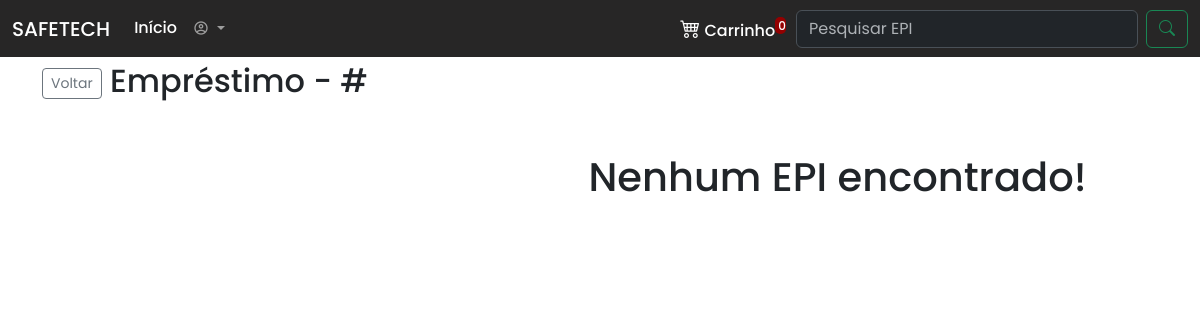
/visualizarAluguel.php, run on an earlier commit of the app's database.
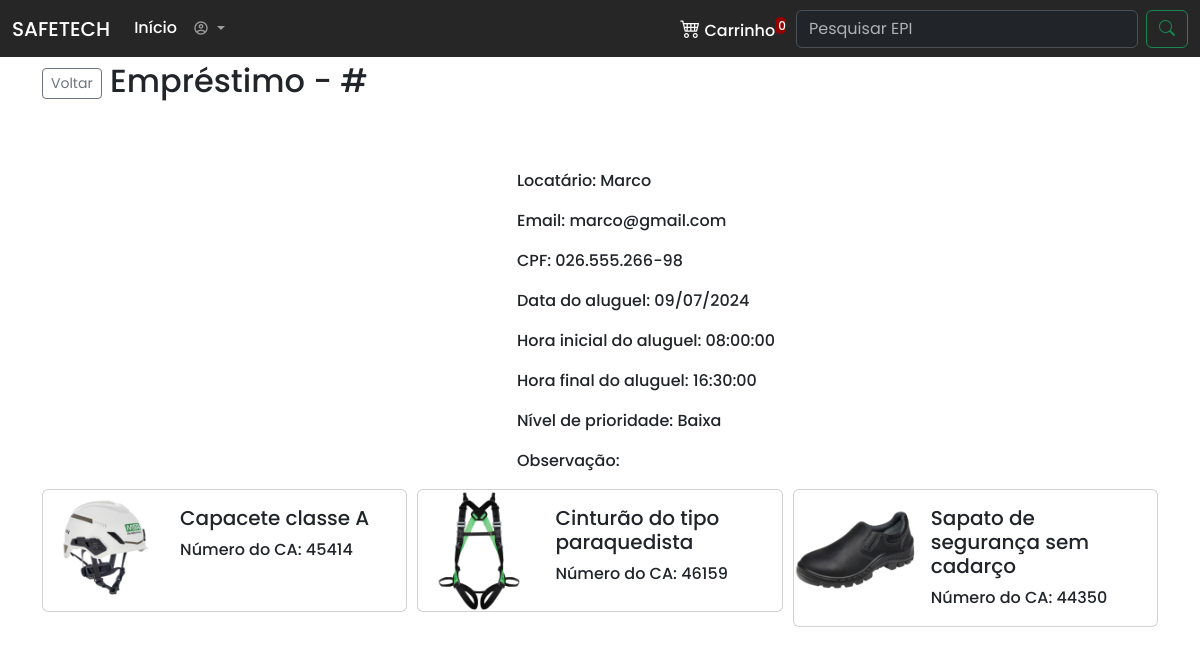
And on a later commit of the database.
### tables this page shows
CREATE TABLE `usuario` (
  `idusuario` int(10) unsigned NOT NULL AUTO_INCREMENT,
  `nomeUsuario` varchar(75) DEFAULT NULL,
  `sobrenome` varchar(120) DEFAULT NULL,
  `cpf` varchar(15) DEFAULT NULL,
  `nascimento` date DEFAULT NULL,
  `matricula` varchar(30) DEFAULT NULL,
  `cargo` varchar(50) DEFAULT NULL,
  `email` varchar(140) DEFAULT NULL,
  `senha` varchar(245) DEFAULT NULL,
  `cadastro` datetime DEFAULT NULL,
  `alteracao` timestamp NOT NULL DEFAULT current_timestamp() ON UPDATE current_timestamp(),
  `ativo` char(1) DEFAULT 'A',
  PRIMARY KEY (`idusuario`),
  UNIQUE KEY `idusuario` (`idusuario`)
);

CREATE TABLE `aluguel` (
  `idaluguel` int(10) unsigned NOT NULL AUTO_INCREMENT,
  `idusuario` int(10) unsigned NOT NULL DEFAULT 0,
  `dataAluguel` date DEFAULT NULL,
  `horaInicial` time NOT NULL DEFAULT '00:00:00',
  `horaFim` time NOT NULL DEFAULT '00:00:00',
  `codigoAluguel` varchar(20) NOT NULL DEFAULT '',
  `devolvido` char(1) NOT NULL DEFAULT '',
  `prioridade` varchar(15) NOT NULL DEFAULT '',
  `observacao` varchar(400) DEFAULT NULL,
  `cadastro` datetime NOT NULL,
  `alteracao` timestamp NOT NULL DEFAULT current_timestamp() ON UPDATE current_timestamp(),
  `ativo` char(1) NOT NULL DEFAULT 'A',
  PRIMARY KEY (`idaluguel`,`idusuario`),
  UNIQUE KEY `idaluguel` (`idaluguel`),
  KEY `FK_aluguel_usuario` (`idusuario`),
  CONSTRAINT `FK_aluguel_usuario` FOREIGN KEY (`idusuario`) REFERENCES `usuario` (`idusuario`) ON DELETE CASCADE ON UPDATE CASCADE
);

CREATE TABLE `epi` (
  `idepi` int(10) unsigned NOT NULL AUTO_INCREMENT,
  `nomeEpi` varchar(120) DEFAULT NULL,
  `certificado` varchar(10) DEFAULT NULL,
  `foto` varchar(245) DEFAULT NULL,
  `cadastro` datetime DEFAULT NULL,
  `alteracao` timestamp NOT NULL DEFAULT current_timestamp() ON UPDATE current_timestamp(),
  `ativo` char(1) DEFAULT 'A',
  PRIMARY KEY (`idepi`),
  UNIQUE KEY `idepi` (`idepi`)
);

### func/funcoes.php (called while the page is built, shortened)
<?php
function executaQuery($query)
{
    $conn = conectar();
    try {
        $conn->beginTransaction();
        $sqlListaTabelas = $conn->prepare("$query");
        $sqlListaTabelas->execute();
        $conn->commit();
        if ($sqlListaTabelas->rowCount() > 0) {
            return $sqlListaTabelas->fetchAll(PDO::FETCH_OBJ);
        }
        return 'vazio';
    } catch (PDOException $e) {
        echo 'Exception -> ';
        return ($e->getMessage());
        $conn->rollback();
    }
}

### visualizarAluguel.php (the view, shortened to what this page needs)
<?php
include_once('./func/funcoes.php');
$codigoAluguel = filter_input(INPUT_POST, 'idCodAluguel', FILTER_SANITIZE_STRING);
?>
<!doctype html>
<html lang="pt-br">
<head>
    <link href="https://cdn.jsdelivr.net/npm/bootstrap@5.3.3/dist/css/bootstrap.min.css" rel="stylesheet"
>
    <link rel="stylesheet" type="text/css"
          href="https://cdnjs.cloudflare.com/ajax/libs/MaterialDesign-Webfont/7.0.96/css/materialdesignicons.min.css">
    <link rel="stylesheet" href="https://cdn.jsdelivr.net/npm/bootstrap-icons@1.11.3/font/bootstrap-icons.min.css">
    <link rel="stylesheet" type="text/css" href="https://cdn.jsdelivr.net/npm/toastify-js/src/toastify.min.css">
    <link rel="stylesheet" href="https://cdnjs.cloudflare.com/ajax/libs/OwlCarousel2/2.3.4/assets/owl.carousel.min.css">
    <link rel="stylesheet" href="https://cdnjs.cloudflare.com/ajax/libs/OwlCarousel2/2.3.4/assets/owl.theme.default.min.css">
    <link rel="stylesheet" href="./css/style.css">
</head>
<body>
<?php include_once('navbar.php') ?>
<div class="container">
    <div class="row">
        <div class="col-lg-12 fs-2">
            <a href="aluguel.php" class="btn btn-sm btn-outline-secondary">Voltar</a>
            Empréstimo - #<?php echo $codigoAluguel ?>
        </div>
    </div>
    <div class="row mt-5">
        <div class="col-lg-5 col-12 text-center">
        </div>
        <div class="col-lg-7 col-12">
            <?php
            $tabelaAluguel = executaQuery("SELECT * FROM aluguel a INNER JOIN usuario u ON a.idusuario = u.idusuario INNER JOIN produtoAluguel pa ON a.codigoAluguel = pa.codAluguel INNER JOIN epi e ON e.idepi = pa.idepi");
            if ($tabelaAluguel !== 'vazio') {
                foreach ($tabelaAluguel as $item) {
                    $locatario = $item->nomeUsuario;
                    $email = $item->email;
                    $cpf = $item->cpf;
                    $dataAluguel = $item->dataAluguel;
                    $horaInicial = $item->horaInicial;
                    $horaFinal = $item->horaFim;
                    $prioridade = $item->prioridade;
                    $observacao = $item->observacao;
                    $dataAluguel = implode("/", array_reverse(explode("-", $dataAluguel)));
                    if ($prioridade == 'ALTA') {
                        $prioridade = 'Alta';
                    } else if ($prioridade == 'MEDIA') {
                        $prioridade = 'Média';
                    } else {
                        $prioridade = 'Baixa';
                    }
                }
                ?>
                <p class="mt-3">Locatário: <?php echo $locatario ?></p>
                <p>Email: <?php echo $email ?></p>
                <p>CPF: <?php echo $cpf ?></p>
                <p>Data do aluguel: <?php echo $dataAluguel ?></p>
                <p>Hora inicial do aluguel: <?php echo $horaInicial ?></p>
                <p>Hora final do aluguel: <?php echo $horaFinal ?></p>
                <p>Nível de prioridade: <?php echo $prioridade ?></p>
                <p>Observação: <?php echo $observacao ?></p>
                <?php
            } else {
                ?>
                <div class="text-center">
                    <h1>Nenhum EPI encontrado!</h1>
                </div>
                <?php
            }
            ?>
        </div>
    </div>
    <div class="row">
        <div class="col-lg-12 col-12">
            <div class="owl-carousel owl-theme">
                <?php
                if ($tabelaAluguel !== 'Vazio') {
                    foreach ($tabelaAluguel as $item) {
                        $nomeEpi = $item->nomeEpi;
                        $codEpi = $item->certificado;
                        $foto = $item->foto;
                        ?>
                        <div class="item d-flex justify-content-center align-items-center">
                            <div class="card mb-3 item cardCarrosselVisualizarAluguel">
                                <div class="row g-0">
                                    <div class="col-lg-4">
                                        <img src="./img/produtos/<?php echo $foto ?>" class="img-fluid rounded-start"
                                             alt="foto do epi: <?php echo $nomeEpi ?>">
                                    </div>
                                    <div class="col-lg-8">
                                        <div class="card-body">
                                            <h5 class="card-title"><?php echo $nomeEpi ?></h5>
                                            <p class="card-text">Número do CA: <?php echo $codEpi ?></p>
                                        </div>
                                    </div>
                                </div>
                            </div>
                        </div>
                        <?php
                    }
                }
                ?>
            </div>
        </div>
    </div>
</div>
</body>
</html>

### navbar.php (shortened to what this page needs)
<?php
include_once('./func/funcoes.php');
?>
<nav class="navbar navbar-expand-lg cinza" data-bs-theme="dark">
    <div class="container-fluid">
        <a class="navbar-brand" href="index.php">SAFETECH</a>
        <div class="collapse navbar-collapse" id="navbarSupportedContent">
            <ul class="navbar-nav me-auto mb-2 mb-lg-0">
                <li class="nav-item">
                    <a class="nav-link active" aria-current="page" href="index.php">Início</a>
                </li>
                <li class="nav-item dropdown">
                    <a class="nav-link dropdown-toggle" href="#" role="button" data-bs-toggle="dropdown"
                       aria-expanded="false">
                        <span class="mdi mdi-account-circle-outline"></span>
                    </a>
                </li>
            </ul>
            <a href="carrinho.php" class="text-decoration-none text-white margemEntreSacolaEForm">
                <i class="bi bi-cart4 fs-5"></i><span> Carrinho</span><sup class="qtdDeItensNoCarrinho">
                    <?php
                    if (isset($_SESSION['pedidoscarrinho'])) {
                        $cont = count($_SESSION['pedidoscarrinho']);
                    } else {
                        $cont = 0;
                    }
                    echo $cont;
                    ?>
                </sup>
            </a>
            <form class="d-flex" role="search">
                <input class="form-control me-2" type="search" placeholder="Pesquisar EPI" aria-label="Search">
                <button class="btn btn-outline-success" type="submit"><i class="bi bi-search"></i></button>
            </form>
        </div>
    </div>
</nav>

### css/style.css (style rules this page uses)
body { margin: 0; padding: 0; font-family: "Poppins", sans-serif; font-weight: 500; font-style: normal; }
.cinza { background-color: #272626 !important; color: white !important; }
.cinza::placeholder { color: white !important; }
.margemEntreSacolaEForm { margin-right: 10px; }
.qtdDeItensNoCarrinho { background-color: #940000; border-radius: 5px; }
.cardCarrosselVisualizarAluguel { width: 400px !important; }

What changed in the data, as far as the page shows it:
now on this page (row edited): usuario: nomeUsuario "Marco", email "marco@gmail.com", cpf "026.555.266-98"
now on this page (row edited): aluguel: dataAluguel "09/07/2024", horaInicial "08:00:00", horaFim "16:30:00", prioridade "Baixa", epi.foto (picture), epi.nomeEpi "Capacete classe A", epi.certificado "45414", epi.nomeEpi "Cinturão do tipo paraquedista", epi.certificado "46159", epi.nomeEpi "Sapato de segurança sem cadarço", epi.certificado "44350"
Also different on the page:
text no longer shown: "Nenhum EPI encontrado!"
text now shown: "Locatário: Email: CPF: Data do aluguel: Hora inicial do aluguel: Hora final do aluguel: Nível de prioridade: Observação:"
